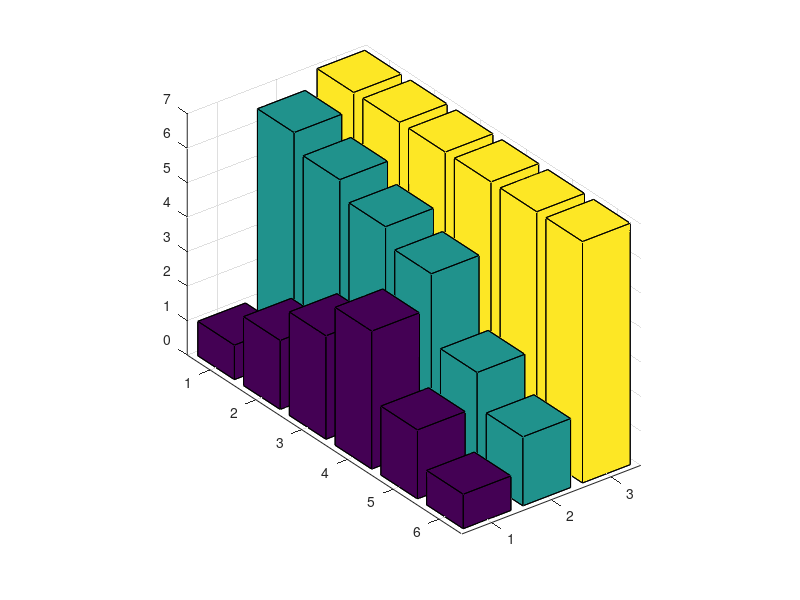

The MATLAB script that drew this image:
% ======================================================================= %
% Generate bar plot.
% ======================================================================= %
clc; clear; close all;

y = [1 6.5 7; 2 6 7; 3 5.5 7; 4 5 7; 2 3 7; 1 2 7];
bar3(y);
